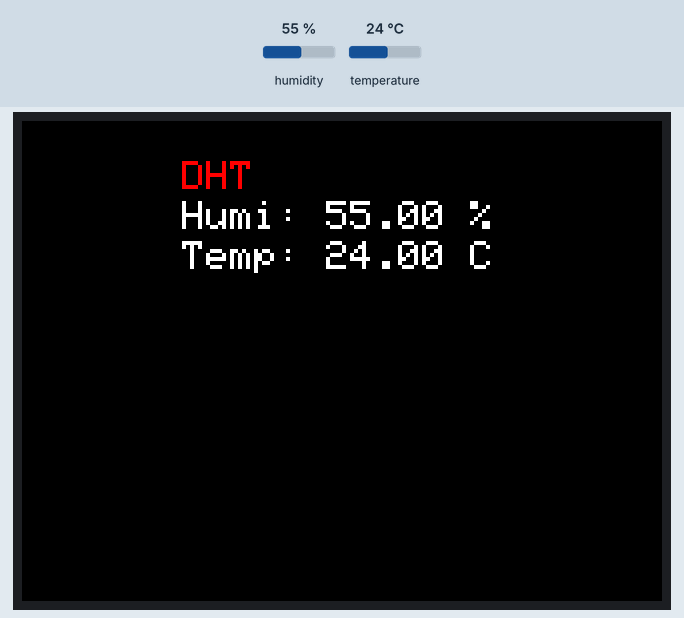
A sketch run on a simulated ESP32. On the bench: 320×240 colour display. The test bench sets the inputs (shaded band); at power-on: humidity 55 %, temperature 24 °C.

Above: at 1.4 s.
1.5 s: humidity set to 22 %
At 3.7 s:
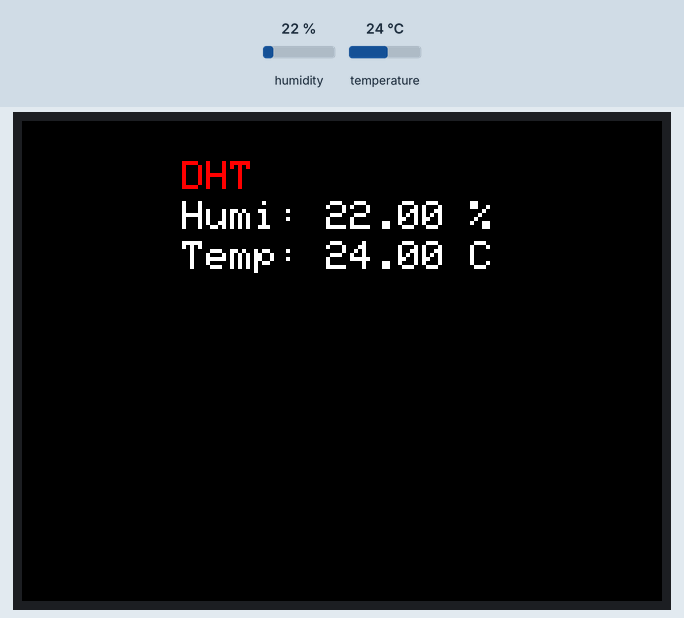
4.4 s: temperature set to 12 °C
At 5.1 s:
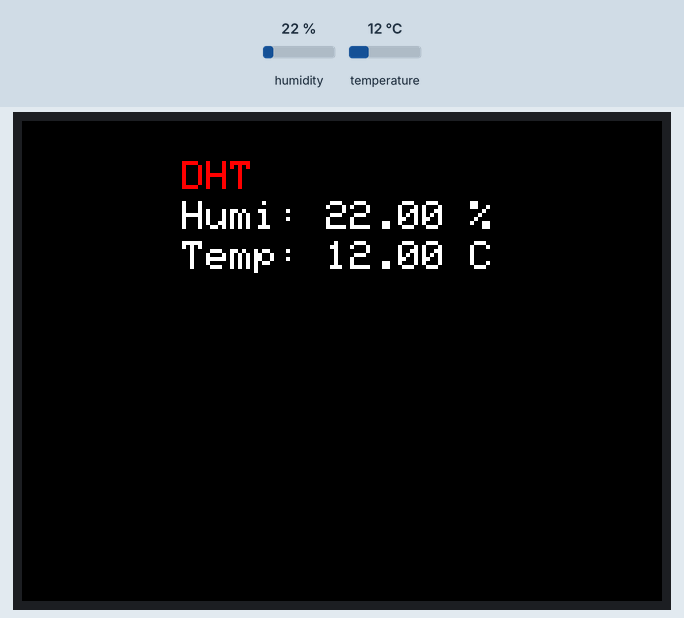
7.3 s: humidity set to 40 %
At 10.0 s:
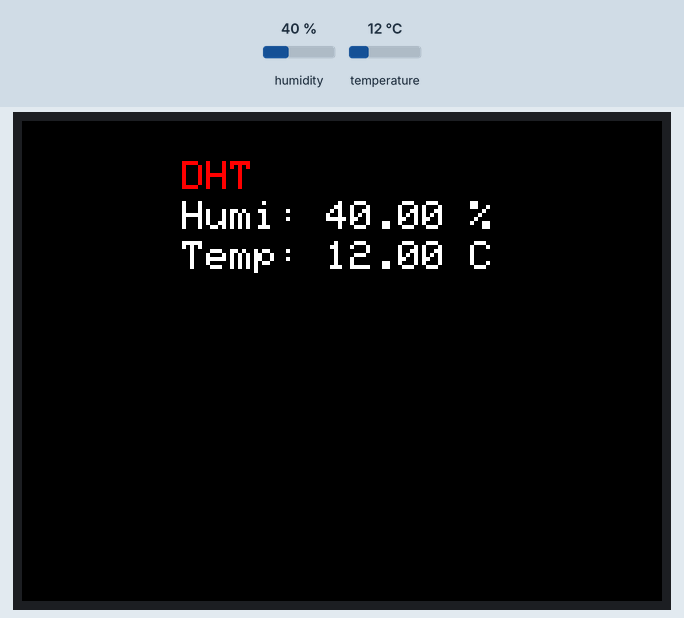
10.3 s: temperature set to 19 °C
Timing chart, 0 to 13.3 s (numbered marks = the images above; inputs shaded):
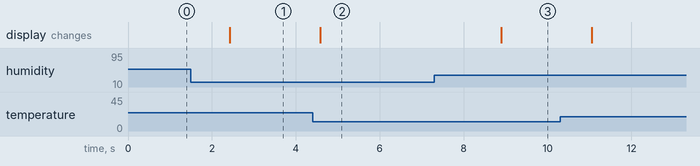

The sketch:

DHT11-TFT.ino
```cpp
#include <TFT_eSPI.h>
#include "DHT.h"
#define DHTPIN 0
#define DHTTYPE DHT11
TFT_eSPI tft;
DHT dht(DHTPIN, DHTTYPE);

void setup() {
  tft.begin();
  dht.begin();
  tft.setRotation(3);
  tft.fillScreen(TFT_BLACK);
  tft.setTextColor(TFT_RED, TFT_BLACK);
  tft.setTextSize(2);
  tft.drawString("DHT", 80, 20);
  tft.setTextColor(TFT_WHITE, TFT_BLACK);
}

void loop() {
  float humi = dht.readHumidity();
  float temp = dht.readTemperature();
  tft.drawString("Humi: " + String(humi) + String(" %    "), 80, 40);
  tft.drawString("Temp: " + String(temp) + String(" C    "), 80, 60);
  delay(200);
}
```

Measured:
- after the input at 1.5 s, the display: changes after 0.92 s (image 1)
- after the input at 4.4 s, the display: changes after 0.18 s (image 2)
- after the input at 7.3 s, the display: changes after 1.6 s (image 3)
